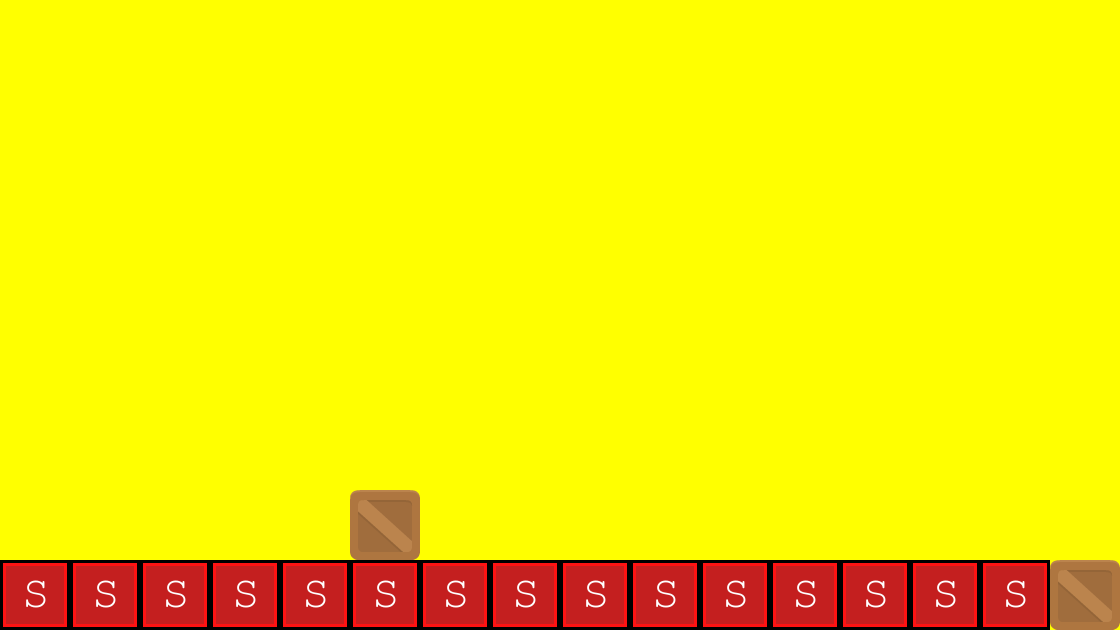

A level layout from a 2D game, rendered from its tile map. Below: a short description, then the map file with tile-grid data replaced by summaries:
An orthogonal 16x9 tile map with 70x70 px tiles, 2 tile layers (background, collision), 3 tilesets.

<map version="1.0" orientation="orthogonal" renderorder="right-down" width="16" height="9" tilewidth="70" tileheight="70" backgroundcolor="#ffff00">
 <tileset firstgid="1" name="background-tiles" tilewidth="70" tileheight="70">
  <image source="../../Mario Files/data/img/background-tiles.png" width="910" height="910" />
 </tileset>
 <tileset firstgid="170" name="meta-tiles" tilewidth="70" tileheight="70">
  <image source="meta-tiles.png" width="350" height="70" />
 </tileset>
 <tileset firstgid="175" name="meta-tiles" tilewidth="70" tileheight="70">
  <image source="meta-tiles.png" width="350" height="70" />
 </tileset>
 <layer name="background" width="16" height="9">
  <data>[144 cells, 17 non-empty, 1 distinct tile ids]</data>
 </layer>
 <layer name="collision" width="16" height="9">
  <data>[144 cells, 15 non-empty, 1 distinct tile ids]</data>
 </layer>
</map>
